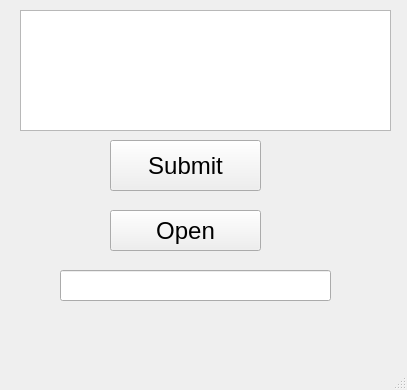
<?xml version="1.0" encoding="UTF-8"?>
<ui version="4.0">
 <class>MainWindow</class>
 <widget class="QMainWindow" name="MainWindow">
  <property name="geometry">
   <rect>
    <x>0</x>
    <y>0</y>
    <width>407</width>
    <height>390</height>
   </rect>
  </property>
  <property name="windowTitle">
   <string>MainWindow</string>
  </property>
  <widget class="QWidget" name="centralwidget">
   <widget class="QPushButton" name="Open">
    <property name="geometry">
     <rect>
      <x>110</x>
      <y>210</y>
      <width>151</width>
      <height>41</height>
     </rect>
    </property>
    <property name="font">
     <font>
      <pointsize>18</pointsize>
     </font>
    </property>
    <property name="text">
     <string>Open</string>
    </property>
   </widget>
   <widget class="QPushButton" name="Submit">
    <property name="geometry">
     <rect>
      <x>110</x>
      <y>140</y>
      <width>151</width>
      <height>51</height>
     </rect>
    </property>
    <property name="font">
     <font>
      <pointsize>18</pointsize>
     </font>
    </property>
    <property name="text">
     <string>Submit</string>
    </property>
   </widget>
   <widget class="QTextEdit" name="textEdit">
    <property name="geometry">
     <rect>
      <x>20</x>
      <y>10</y>
      <width>371</width>
      <height>121</height>
     </rect>
    </property>
   </widget>
   <widget class="QLineEdit" name="lineEdit">
    <property name="geometry">
     <rect>
      <x>60</x>
      <y>270</y>
      <width>271</width>
      <height>31</height>
     </rect>
    </property>
    <property name="font">
     <font>
      <pointsize>14</pointsize>
     </font>
    </property>
    <property name="placeholderText">
     <string extracomment="The new entry is:"/>
    </property>
   </widget>
  </widget>
  <widget class="QMenuBar" name="menubar">
   <property name="geometry">
    <rect>
     <x>0</x>
     <y>0</y>
     <width>407</width>
     <height>37</height>
    </rect>
   </property>
  </widget>
  <widget class="QStatusBar" name="statusbar"/>
 </widget>
 <resources/>
 <connections/>
</ui>
